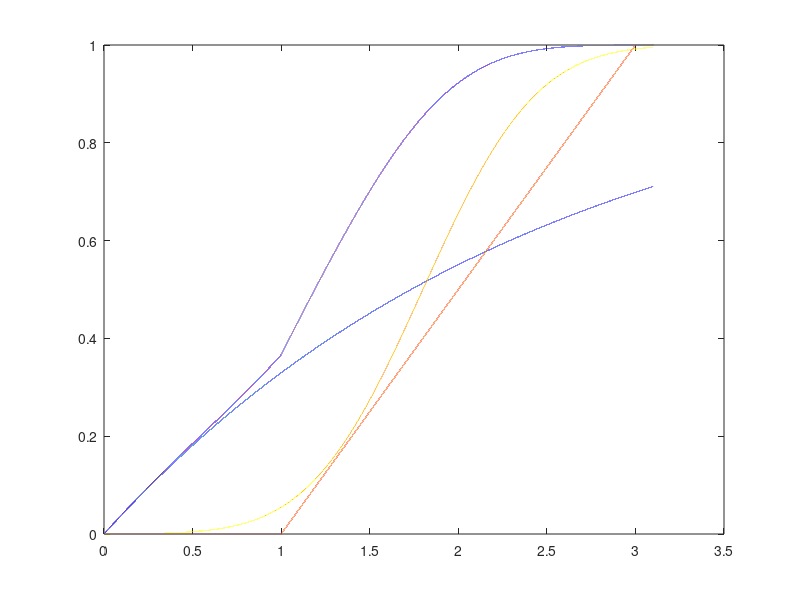

This figure's MATLAB source:
N = 100000;
x = linspace(0, 3.1, N);

mu1 = 0.4;
cdf_exp = 1-exp(-x.*mu1);

plot(x, cdf_exp)

a = 1;
b = 3;
cdf_uniform = zeros(size(x));
for i=1:length(x)
    if (x(i) >= a) && (x(i)< b)
        cdf_uniform(i) = (x(i)-a)/(b-a);
    elseif (x(i) >= b)
            cdf_uniform(i) = 1;
    end  
    
end

mu2 = 1.8;
sigma = 0.5;
cdf_norm = 0.5*(1+erf((x-mu2)./(sigma*sqrt(2))));

cdf_min = 1-(1-cdf_exp).*(1-cdf_uniform).*(1-cdf_norm);

minmean = cumtrapz(x(2:end)'.*diff(cdf_min'));
minmean(end)

plot(x, cdf_exp)
hold on;
plot(x, cdf_uniform)
plot(x, cdf_norm)
plot(x, cdf_min)

csvwrite('mintest.csv', [x' cdf_min']);

